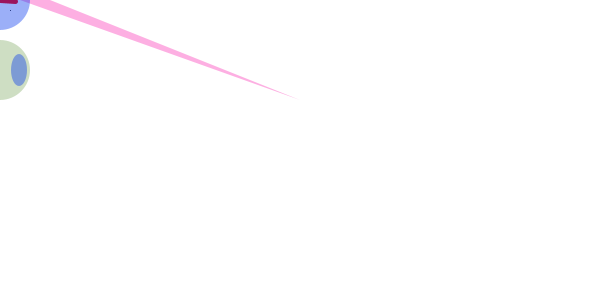
Frame 1 (no input)
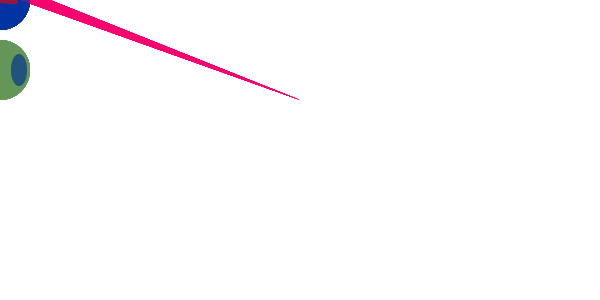
Frame 60 (the mouse pressed at the canvas centre just before this capture)
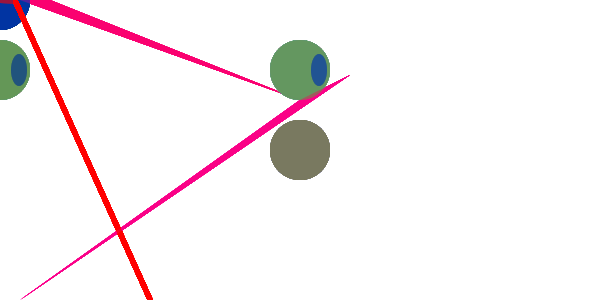
Frame 120 (the mouse held since frame 60 and released just before this capture)

The Processing sketch that drew these frames (run headless with seeded random() and noise(); from frame 60 on, the mouse is pressed at the canvas centre):

// Processing sketch: processing_99690
// ── processing_99690.pde

int xtam = 60;

void setup(){
background(255);
  size(600,300);
  background(255);
}
void draw(){
   
  
  point(10,10);
  strokeWeight(5);
  stroke(255,0,0);
  line(15,1,mouseY,mouseX);
  
//  noStroke();
 // fill(200,100,0,70);
//  rect(mouseX,mouseY,200,50);
  noStroke();
  fill(250,0,random(0,250),80);
  triangle(300,100,mouseX+50,mouseY/2,20,mouseX);
   fill(100,150,random(0,250),80);
  //ellipse(mouseY+100,100,mouseX,200);
  
  rectMode(CENTER);
 
ellipse(mouseX,70,60,60);
    fill(0,50,random(0,250),100);
 

ellipse(mouseX+19,70,16,32);
 //color de la figura en este segmento
  if ((mouseX < 200)&&(mouseX > 0)){
      fill(120,120,120,100);
  }
  if ((mousePressed)&&(mouseX > 200)){
  fill(120,120,random(0,250),100);   
  }
  if ((mouseX > 100)&&(mouseX < 100)){
      fill(120,random(0,250),120,100);
  }

ellipse(mouseX, mouseY,xtam,60);
  if ((mouseY < 100)&&(mouseY > 0)){
    xtam ++;
    
  }
  if ((mousePressed) && (mouseY > 150)){
    xtam--;
  }

}
